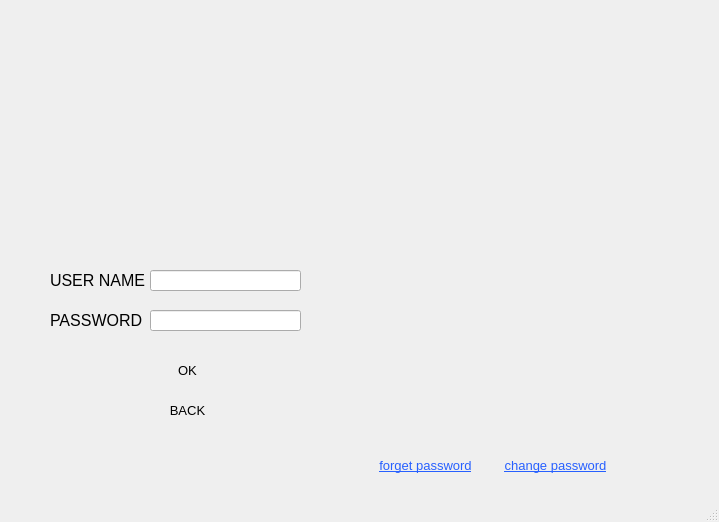
<?xml version="1.0" encoding="UTF-8"?>
<ui version="4.0">
 <class>admin</class>
 <widget class="QMainWindow" name="admin">
  <property name="geometry">
   <rect>
    <x>0</x>
    <y>0</y>
    <width>719</width>
    <height>522</height>
   </rect>
  </property>
  <property name="windowTitle">
   <string>MainWindow</string>
  </property>
  <widget class="QWidget" name="centralwidget">
   <widget class="QLabel" name="label">
    <property name="geometry">
     <rect>
      <x>-10</x>
      <y>-30</y>
      <width>731</width>
      <height>571</height>
     </rect>
    </property>
    <property name="text">
     <string/>
    </property>
    <property name="pixmap">
     <pixmap resource="pic.qrc">:/newPrefix/White-Lock-Wallpaper-1080x2340-.jpg</pixmap>
    </property>
   </widget>
   <widget class="QLabel" name="label_2">
    <property name="geometry">
     <rect>
      <x>50</x>
      <y>270</y>
      <width>111</width>
      <height>20</height>
     </rect>
    </property>
    <property name="font">
     <font>
      <family>Nirmala UI</family>
      <pointsize>12</pointsize>
     </font>
    </property>
    <property name="text">
     <string>USER NAME </string>
    </property>
   </widget>
   <widget class="QLabel" name="label_3">
    <property name="geometry">
     <rect>
      <x>50</x>
      <y>310</y>
      <width>111</width>
      <height>20</height>
     </rect>
    </property>
    <property name="font">
     <font>
      <family>Nirmala UI</family>
      <pointsize>12</pointsize>
     </font>
    </property>
    <property name="text">
     <string>PASSWORD</string>
    </property>
   </widget>
   <widget class="QLineEdit" name="username">
    <property name="geometry">
     <rect>
      <x>150</x>
      <y>270</y>
      <width>151</width>
      <height>21</height>
     </rect>
    </property>
   </widget>
   <widget class="QLineEdit" name="password">
    <property name="geometry">
     <rect>
      <x>150</x>
      <y>310</y>
      <width>151</width>
      <height>21</height>
     </rect>
    </property>
    <property name="echoMode">
     <enum>QLineEdit::Password</enum>
    </property>
   </widget>
   <widget class="QLabel" name="invalid">
    <property name="geometry">
     <rect>
      <x>150</x>
      <y>330</y>
      <width>251</width>
      <height>31</height>
     </rect>
    </property>
    <property name="font">
     <font>
      <family>MS Shell Dlg 2</family>
      <pointsize>10</pointsize>
     </font>
    </property>
    <property name="styleSheet">
     <string notr="true">color: rgb(255, 3, 3);</string>
    </property>
    <property name="text">
     <string/>
    </property>
   </widget>
   <widget class="QPushButton" name="ok">
    <property name="geometry">
     <rect>
      <x>150</x>
      <y>360</y>
      <width>75</width>
      <height>21</height>
     </rect>
    </property>
    <property name="font">
     <font>
      <family>Nirmala UI</family>
      <pointsize>10</pointsize>
     </font>
    </property>
    <property name="styleSheet">
     <string notr="true">background-color: rgb(255, 255, 255);</string>
    </property>
    <property name="text">
     <string>OK</string>
    </property>
    <property name="default">
     <bool>true</bool>
    </property>
    <property name="flat">
     <bool>true</bool>
    </property>
   </widget>
   <widget class="QPushButton" name="ok_">
    <property name="geometry">
     <rect>
      <x>150</x>
      <y>400</y>
      <width>75</width>
      <height>21</height>
     </rect>
    </property>
    <property name="font">
     <font>
      <family>Nirmala UI</family>
      <pointsize>10</pointsize>
     </font>
    </property>
    <property name="styleSheet">
     <string notr="true">background-color: rgb(255, 255, 255);</string>
    </property>
    <property name="text">
     <string>BACK</string>
    </property>
    <property name="default">
     <bool>true</bool>
    </property>
    <property name="flat">
     <bool>true</bool>
    </property>
   </widget>
   <widget class="QPushButton" name="forget">
    <property name="geometry">
     <rect>
      <x>370</x>
      <y>450</y>
      <width>111</width>
      <height>31</height>
     </rect>
    </property>
    <property name="font">
     <font>
      <pointsize>10</pointsize>
      <underline>true</underline>
      <strikeout>false</strikeout>
     </font>
    </property>
    <property name="focusPolicy">
     <enum>Qt::StrongFocus</enum>
    </property>
    <property name="acceptDrops">
     <bool>true</bool>
    </property>
    <property name="autoFillBackground">
     <bool>false</bool>
    </property>
    <property name="styleSheet">
     <string notr="true">color: rgb(48, 127, 255);
color: rgb(39, 96, 255);
</string>
    </property>
    <property name="inputMethodHints">
     <set>Qt::ImhNone</set>
    </property>
    <property name="text">
     <string>forget password</string>
    </property>
    <property name="checkable">
     <bool>false</bool>
    </property>
    <property name="default">
     <bool>false</bool>
    </property>
    <property name="flat">
     <bool>true</bool>
    </property>
   </widget>
   <widget class="QPushButton" name="change">
    <property name="geometry">
     <rect>
      <x>500</x>
      <y>450</y>
      <width>111</width>
      <height>31</height>
     </rect>
    </property>
    <property name="font">
     <font>
      <pointsize>10</pointsize>
      <underline>true</underline>
      <strikeout>false</strikeout>
     </font>
    </property>
    <property name="focusPolicy">
     <enum>Qt::StrongFocus</enum>
    </property>
    <property name="acceptDrops">
     <bool>true</bool>
    </property>
    <property name="autoFillBackground">
     <bool>false</bool>
    </property>
    <property name="styleSheet">
     <string notr="true">color: rgb(48, 127, 255);
color: rgb(39, 96, 255);
</string>
    </property>
    <property name="inputMethodHints">
     <set>Qt::ImhNone</set>
    </property>
    <property name="text">
     <string>change password</string>
    </property>
    <property name="checkable">
     <bool>false</bool>
    </property>
    <property name="default">
     <bool>false</bool>
    </property>
    <property name="flat">
     <bool>true</bool>
    </property>
   </widget>
  </widget>
  <widget class="QMenuBar" name="menubar">
   <property name="geometry">
    <rect>
     <x>0</x>
     <y>0</y>
     <width>719</width>
     <height>21</height>
    </rect>
   </property>
  </widget>
  <widget class="QStatusBar" name="statusbar"/>
 </widget>
 <tabstops>
  <tabstop>username</tabstop>
  <tabstop>password</tabstop>
  <tabstop>ok</tabstop>
  <tabstop>ok_</tabstop>
 </tabstops>
 <resources>
  <include location="pic.qrc"/>
 </resources>
 <connections/>
</ui>
